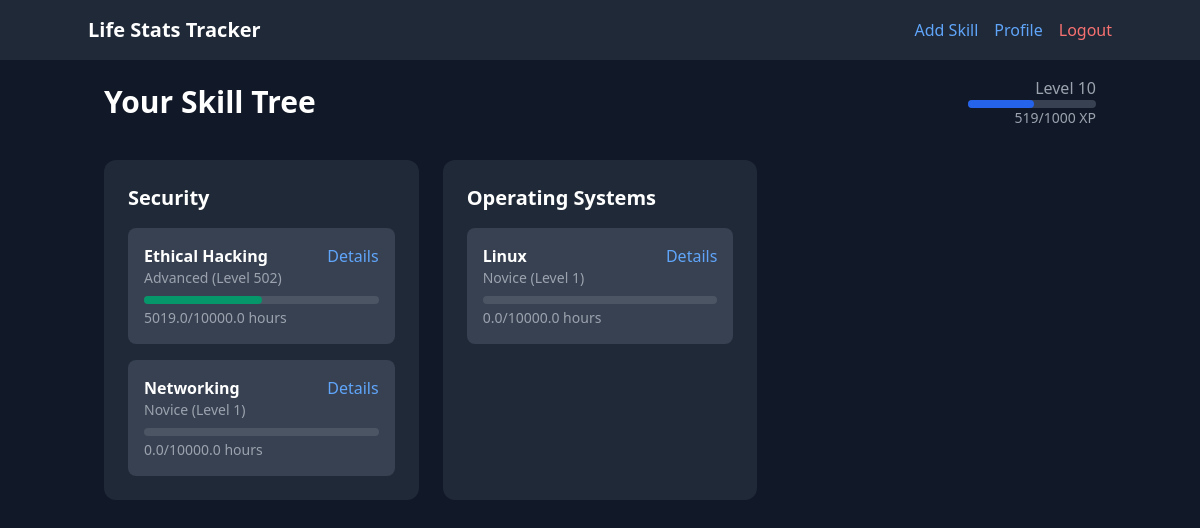
Screenshot of / (signed in) with the database file from the repository.
### app/models/user.py (models this page shows, shortened)
class User(UserMixin, db.Model):
    __tablename__ = 'user'
    id = db.Column(db.Integer, primary_key=True)
    username = db.Column(db.String(80), unique=True, nullable=False)
    email = db.Column(db.String(120), unique=True, nullable=False)
    password_hash = db.Column(db.String(128))
    created_at = db.Column(db.DateTime, default=datetime.utcnow)
    categories = db.relationship('Category', backref='user', lazy=True)
    total_hours = db.Column(db.Float, default=0.0)
    level = db.Column(db.Integer, default=1)
    xp = db.Column(db.Integer, default=0)

### app/models/category.py (models this page shows, shortened)
class Category(db.Model):
    __tablename__ = 'category'
    id = db.Column(db.Integer, primary_key=True)
    name = db.Column(db.String(80), nullable=False)
    description = db.Column(db.Text)
    created_at = db.Column(db.DateTime, default=datetime.utcnow)
    user_id = db.Column(db.Integer, db.ForeignKey('user.id'), nullable=False)
    parent_id = db.Column(db.Integer, db.ForeignKey('category.id'))
    skills = db.relationship('Skill', backref='category', lazy=True)
    subcategories = db.relationship('Category',
                                  backref=db.backref('parent', remote_side=[id]),
                                  lazy=True)
    total_hours = db.Column(db.Float, default=0.0)
    mastery_percentage = db.Column(db.Float, default=0.0)

### app/models/skill.py (models this page shows, shortened)
class Skill(db.Model):
    __tablename__ = 'skill'
    id = db.Column(db.Integer, primary_key=True)
    name = db.Column(db.String(80), nullable=False)
    description = db.Column(db.Text)
    created_at = db.Column(db.DateTime, default=datetime.utcnow)
    category_id = db.Column(db.Integer, db.ForeignKey('category.id'), nullable=False)
    total_hours = db.Column(db.Float, default=0.0)
    mastery_percentage = db.Column(db.Float, default=0.0)
    level = db.Column(db.Integer, default=1)
    target_hours = db.Column(db.Float, default=10000.0)  # Default to 10,000 hour rule
    level_threshold = db.Column(db.Float, default=10.0)  # Hours needed per level
    journal_entries = db.relationship('JournalEntry', backref='skill', lazy=True)
    def get_level_name(self):
        if self.mastery_percentage < 10:
            return "Novice"
        elif self.mastery_percentage < 25:
            return "Apprentice"
        elif self.mastery_percentage < 50:
            return "Intermediate"
        elif self.mastery_percentage < 75:
            return "Advanced"
        elif self.mastery_percentage < 100:
            return "Expert"
        else:
            return "Master"

### app/routes/main.py (the view)
@bp.route('/')
def index():
    if not current_user.is_authenticated:
        return render_template('landing.html')
    categories = Category.query.filter_by(user_id=current_user.id).all()
    return render_template('index.html', categories=categories)

### app/__init__.py (called while the page is built)
def create_app(config_class=Config):
    instance_path = os.path.join(os.getcwd(), 'instance')
    app = Flask(__name__, instance_path=instance_path, instance_relative_config=True)
    app.config.from_object(config_class)
    os.makedirs(app.instance_path, exist_ok=True)
    print(f"Instance path: {app.instance_path}")
    db.init_app(app)
    login_manager.init_app(app)
    migrate.init_app(app, db)
    csrf.init_app(app)
    from .models import User, Category, Skill, JournalEntry
    @login_manager.user_loader
    def load_user(user_id):
        return User.query.get(int(user_id))
    from app.routes import auth, skills, main
    app.register_blueprint(auth.bp)
    app.register_blueprint(skills.bp)
    app.register_blueprint(main.bp)
    return app

### app/templates/index.html
{% extends "base.html" %}
{% block content %}
<div class="space-y-8">
    <div class="flex justify-between items-center">
        <h1 class="text-3xl font-bold">Your Skill Tree</h1>
        <div class="text-right">
            <p class="text-gray-400">Level {{ current_user.level }}</p>
            <div class="w-32 bg-gray-700 rounded-full h-2">
                <div class="bg-blue-600 h-2 rounded-full" style="width: {{ (current_user.xp / (current_user.level * 100)) * 100 }}%"></div>
            </div>
            <p class="text-sm text-gray-400">{{ current_user.xp }}/{{ current_user.level * 100 }} XP</p>
        </div>
    </div>
    <div class="grid md:grid-cols-2 lg:grid-cols-3 gap-6">
        {% for category in categories %}
        <div class="bg-gray-800 p-6 rounded-xl">
            <h2 class="text-xl font-bold mb-4">{{ category.name }}</h2>
            <div class="space-y-4">
                {% for skill in category.skills %}
                <div class="bg-gray-700 p-4 rounded-lg">
                    <div class="flex justify-between items-start">
                        <div>
                            <h3 class="font-semibold">{{ skill.name }}</h3>
                            <p class="text-sm text-gray-400">{{ skill.get_level_name() }} (Level {{ skill.level }})</p>
                        </div>
                        <a href="{{ url_for('main.skill_detail', skill_id=skill.id) }}" class="text-blue-400 hover:text-blue-300">
                            Details
                        </a>
                    </div>
                    <div class="mt-2">
                        <div class="w-full bg-gray-600 rounded-full h-2">
                            <div class="bg-green-600 h-2 rounded-full" style="width: {{ skill.mastery_percentage }}%"></div>
                        </div>
                        <p class="text-sm text-gray-400 mt-1">{{ skill.total_hours }}/{{ skill.target_hours }} hours</p>
                    </div>
                </div>
                {% endfor %}
            </div>
        </div>
        {% endfor %}
    </div>
</div>
{% endblock %}

### app/templates/base.html (shortened to what this page needs)
<!DOCTYPE html>
<html lang="en">
<head>
    <link href="https://cdn.jsdelivr.net/npm/tailwindcss@2.2.19/dist/tailwind.min.css" rel="stylesheet">
</head>
<body class="bg-gray-900 text-white min-h-screen">
    {% if current_user.is_authenticated %}
    <nav class="bg-gray-800 p-4">
        <div class="container mx-auto flex justify-between items-center">
            <a href="{{ url_for('main.index') }}" class="text-xl font-bold">Life Stats Tracker</a>
            <div class="flex items-center space-x-4">
                <a href="{{ url_for('skills.add_skill') }}" class="text-blue-400 hover:text-blue-300">Add Skill</a>
                <a href="{{ url_for('main.profile') }}" class="text-blue-400 hover:text-blue-300">Profile</a>
                <a href="{{ url_for('auth.logout') }}" class="text-red-400 hover:text-red-300">Logout</a>
            </div>
        </div>
    </nav>
    {% endif %}
    <main class="container mx-auto p-4">
        {% block content %}{% endblock %}
    </main>
</body>
</html>

### rows the page displays
User: level "10", xp "519", current_user.level*100 "1000"
Category: name "Security"
Skill: name "Ethical Hacking", get_level_name "Advanced", level "502", total_hours "5019.0", target_hours "10000.0"
Skill: name "Networking", get_level_name "Novice", level "1", total_hours "0.0", target_hours "10000.0"
Category: name "Operating Systems"
Skill: name "Linux", get_level_name "Novice", level "1", total_hours "0.0", target_hours "10000.0"
